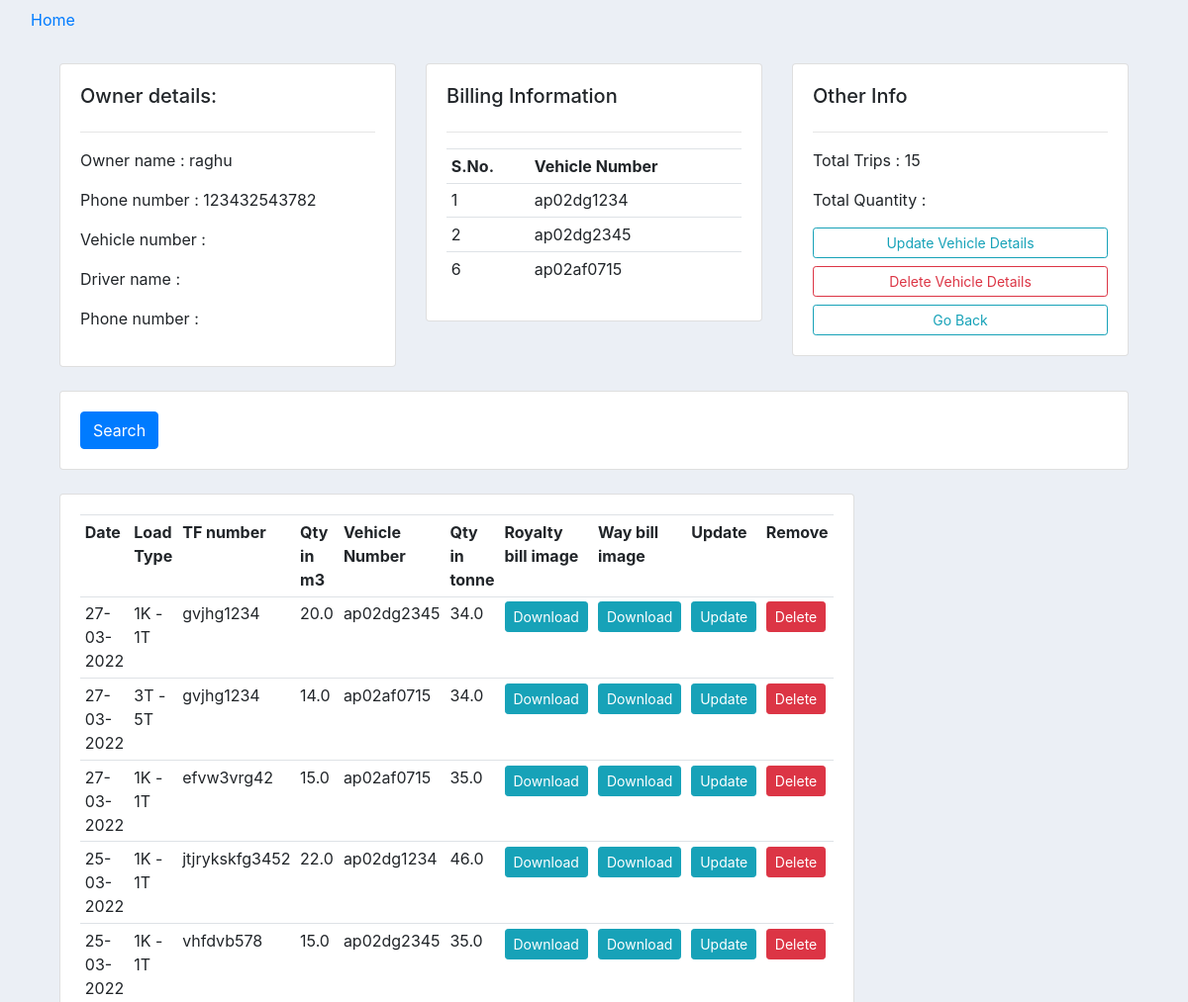
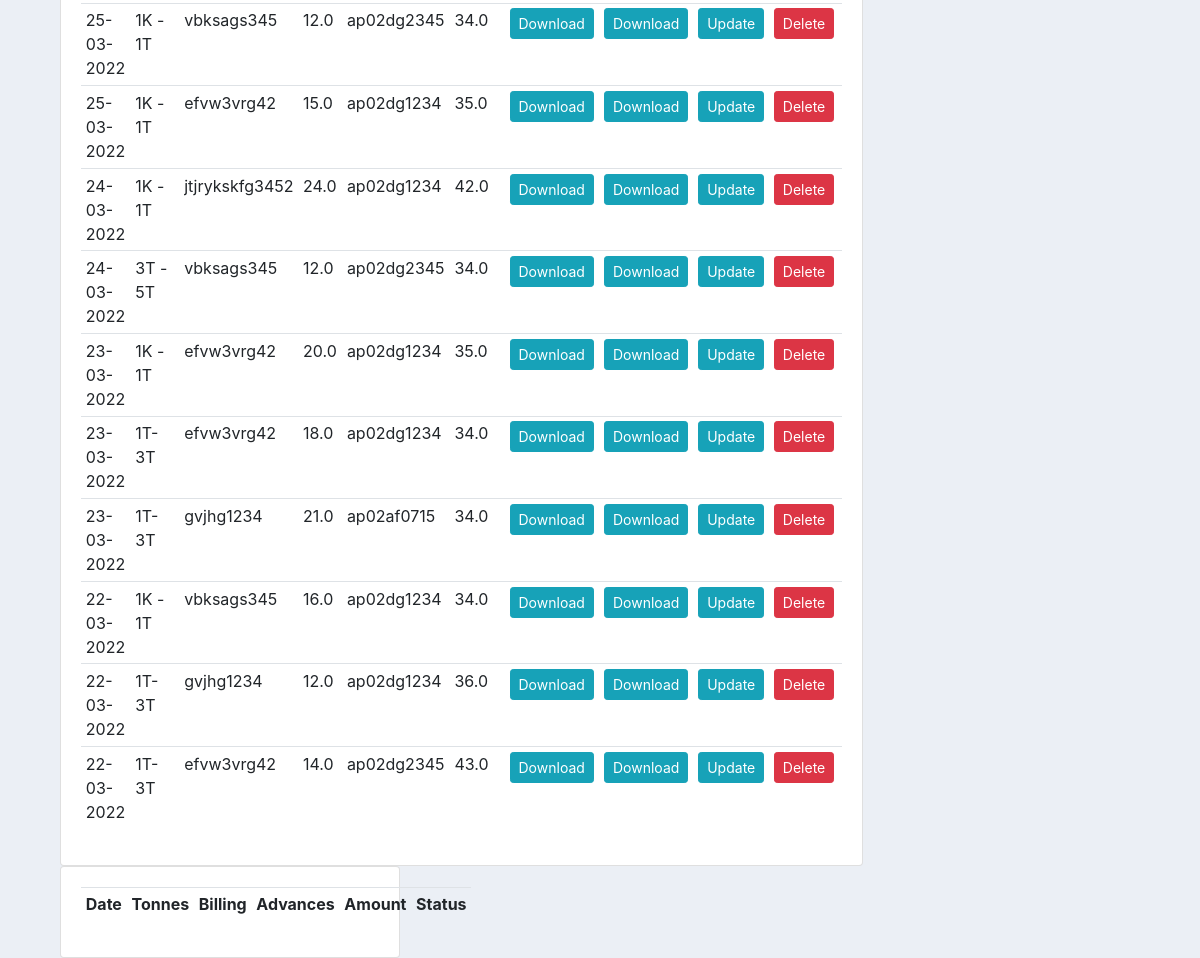
Page /owner_details/1/ (signed in) on the committed database (2 pictures, top to bottom).
### blog/models.py (models this page shows, shortened)
class TransporterDetails(models.Model):
    vehicle_owner_name = models.CharField(max_length=100, null=False, blank=False)
    phoneNumberRegex = RegexValidator(regex = r"^\+?1?\d{8,15}$")
    owner_phone_number = models.CharField(validators = [phoneNumberRegex], max_length = 16, null=False, blank=False)
    rate_per_tonne = models.CharField(max_length=200, null=True, blank=True)

class VehicleDetails(models.Model):
    vehicle_number = models.CharField(max_length=10, null=False, blank=False)
    owner_name = models.ForeignKey(TransporterDetails, on_delete=models.SET_NULL, null=True, blank=False)
    phoneNumberRegex = RegexValidator(regex = r"^\+?1?\d{8,15}$")
    driver_name = models.CharField(max_length=200, null=True, blank=True)
    driver_phone_number = models.CharField(validators = [phoneNumberRegex], max_length = 16, null=True, blank=True)
    driver_name2 = models.CharField(max_length=200, null=True, blank=True)
    driver_phone_number2 = models.CharField(validators = [phoneNumberRegex], max_length = 16, null=True, blank=True)
    rate_per_tonne = models.CharField(max_length=200, null=False, blank=False)
    def __str__(self):
        return self.vehicle_number

class TripDetails(models.Model):
    company_name = models.ForeignKey(CompanyName, on_delete=models.SET_NULL, null=True, blank=False)
    trip_date = models.DateField(null=False, blank=False)
    load_type = models.ForeignKey(LoadType, on_delete=models.SET_NULL, null=True, blank=False)
    quarry_owner_name = models.ForeignKey(QuarryDetails, on_delete=models.SET_NULL, null=True, blank=False)
    tf_number = models.CharField(max_length=200, null=False, blank=False)
    qty_m3 = models.FloatField(null=False, blank=False)
    vehicle_number = models.ForeignKey(
        VehicleDetails , on_delete=models.SET_NULL, null=True, blank=False)
    qty_ton = models.FloatField(null=False, blank=False)
    royalty_image = models.ImageField(null=False, blank=False)
    waybill_image = models.ImageField(null=False, blank=False)

class LoadType(models.Model):
    load_type = models.CharField(max_length=100, null=False, blank=False)
    load_type_rate_per_tonne = models.FloatField(null=False, blank=True)
    def __str__(self):
        return self.load_type

### blog/views.py (the view)
# urls.py: path('owner_details/<str:pk_owner>/', views.ownerDetails, name="owner_details"),
@login_required(login_url='login')
def ownerDetails(request, pk_owner):
    owner_details = TransporterDetails.objects.get(id=pk_owner)
    vehicle_details = owner_details.vehicledetails_set.all()
    vehicles_count = vehicle_details.count()
    print(vehicles_count)
    if vehicles_count>0:
        for idx, vehicle_detail in enumerate(vehicle_details):
            if idx == 0:
                trip_details_union= vehicle_detail.tripdetails_set.all()
                trip_details_unions = trip_details_union
            elif idx>=0:
                trip_details = vehicle_detail.tripdetails_set.all()
                trip_details_union =trip_details_union.union(trip_details)
                trip_details_unions = trip_details_union
            trip_details_all = trip_details_unions.order_by('-trip_date')
        trips_count = trip_details_all.count()
    else:
        trip_details_all=[]
        trips_count=0
    context = {
        'owner_details': owner_details, 'vehicle_details':vehicle_details, 'vehicles_count':vehicles_count
        , 'trip_details_all':trip_details_all, 'trips_count':trips_count
    }
    return render(request, 'blog/owner_details.html',context)

### blog/templates/blog/owner_details.html (shortened to what this page needs)
{% load crispy_forms_tags %}
<!DOCTYPE html>
<html>
<head>
	<link rel="stylesheet" href="https://stackpath.bootstrapcdn.com/bootstrap/4.3.1/css/bootstrap.min.css">
</head>
<body>
	<div class="container-fluid">
		<a class="nav-item nav-link" href="{% url 'blog-home' %}">Home</a>
	</div>
<div class="container">
{% block content %}
<br>
<div class="container-fluid">
<div class="row">
	<div class="col-md">
		<div class="card card-body">
			<h5> Owner details: </h5>
			<hr>
			<p>Owner name : {{owner_details.vehicle_owner_name}}</p>
			<p>Phone number : {{owner_details.owner_phone_number}}</p>
			<p>Vehicle number : {{vehicle_details.vehicle_number}}</p>
			<p>Driver name : {{vehicle_details.driver_name}}</p>
			<p>Phone number : {{vehicle_details.driver_phonenumber}}</p>
		</div>
	</div>
	<div class="col-md">
		<div class="card card-body">
			<h5 >Billing Information</h5>
			<hr>
			<table class="table table-sm">
				<tr>
					<th>S.No.</th>
					<th>Vehicle Number</th>
				</tr>
				{% for vehicle_detail in vehicle_details %}
				<tr>
					<td>{{vehicle_detail.id}}</td>
					<td>{{vehicle_detail.vehicle_number}}</td>
				</tr>
				{% endfor %}
			</table>
		</div>
	</div>
	<div class="col-md">
		<div class="card card-body">
			<h5>Other Info</h5>
			<hr>
			<p>Total Trips : {{trips_count}}</p>
			<p>Total Quantity : </p>
			<a class="btn btn-outline-info  btn-sm btn-block" href="">Update Vehicle Details </a>
			<a class="btn btn-outline-danger  btn-sm btn-block" href="">Delete Vehicle Details </a>
			<a href="{% url 'dashboard' %}" class="btn btn-outline-info btn-sm btn-block">Go Back </a>
		</div>
	</div>
</div>
<br>
<div class="row">
	<div class="col">
		<div class="card card-body">
			<form method="get">
		    <button class="btn btn-primary" type="submit">Search</button>
		  </form>
		</div>
	</div>
</div>
<br>
<div class="row">
	<div class="col-md-9">
		<div class="card card-body">
			<table class="table table-sm">
				<tr>
					<th>Date</th>
					<th>Load Type</th>
					<th>TF number</th>
					<th>Qty in m3</th>
					<th>Vehicle Number</th>
					<th>Qty in tonne</th>
					<th>Royalty bill image</th>
					<th>Way bill image</th>
					<th>Update</th>
					<th>Remove</th>
				</tr>
				{% for trip_detail in trip_details_all %}
				<tr>
					<td>{{trip_detail.trip_date|date:"d-m-Y"}}</td>
					<td>{{trip_detail.load_type}}</td>
					<td>{{trip_detail.tf_number}}</td>
					<td>{{trip_detail.qty_m3}}</td>
					<td>{{trip_detail.vehicle_number}}</td>
					<td>{{trip_detail.qty_ton}}</td>
					<td><a class="btn btn-sm btn-info" href="{% url 'pdf_royalty_bill_image' trip_detail.id %}">Download</a></td>
					<td><a class="btn btn-sm btn-info" href="{% url 'pdf_way_bill_image' trip_detail.id %} ">Download</a></td>
					<td><a class="btn btn-sm btn-info" href="{% url 'updatetrip' trip_detail.id %}">Update</a></td>
					<td><a class="btn btn-sm btn-danger" href="{% url 'deletetrip' trip_detail.id %}">Delete</a></td>
				</tr>
				{% endfor %}
			</table>
		</div>
	</div>
	<div class="col-md-4">
		<div class="card card-body">
			<table class="table table-sm">
				<tr>
					<th>Date</th>
					<th>Tonnes</th>
					<th>Billing</th>
					<th>Advances</th>
					<th>Amount</th>
					<th>Status</th>
				</tr>
			</table>
		</div>
	</div>
</div>
</div>
</div>
{% endblock %}
</body>
</html>

### blog/templates/blog/owner_details.html (style rules this page uses)
body { background-color: #ebeff5; }

### rows in the picture
TransporterDetails: vehicle_owner_name "raghu", owner_phone_number "123432543782"
VehicleDetails: id "1", vehicle_number "ap02dg1234"
VehicleDetails: id "2", vehicle_number "ap02dg2345"
VehicleDetails: id "6", vehicle_number "ap02af0715"
TripDetails: trip_date "27-03-2022", load_type "1K - 1T", tf_number "gvjhg1234", qty_m3 "20.0", vehicle_number "ap02dg2345", qty_ton "34.0"
TripDetails: trip_date "27-03-2022", load_type "3T - 5T", tf_number "gvjhg1234", qty_m3 "14.0", vehicle_number "ap02af0715", qty_ton "34.0"
TripDetails: trip_date "27-03-2022", load_type "1K - 1T", tf_number "efvw3vrg42", qty_m3 "15.0", vehicle_number "ap02af0715", qty_ton "35.0"
TripDetails: trip_date "25-03-2022", load_type "1K - 1T", tf_number "jtjrykskfg3452", qty_m3 "22.0", vehicle_number "ap02dg1234", qty_ton "46.0"
TripDetails: trip_date "25-03-2022", load_type "1K - 1T", tf_number "vhfdvb578", qty_m3 "15.0", vehicle_number "ap02dg2345", qty_ton "35.0"
TripDetails: trip_date "25-03-2022", load_type "1K - 1T", tf_number "vbksags345", qty_m3 "12.0", vehicle_number "ap02dg2345", qty_ton "34.0"
TripDetails: trip_date "25-03-2022", load_type "1K - 1T", tf_number "efvw3vrg42", qty_m3 "15.0", vehicle_number "ap02dg1234", qty_ton "35.0"
TripDetails: trip_date "24-03-2022", load_type "1K - 1T", tf_number "jtjrykskfg3452", qty_m3 "24.0", vehicle_number "ap02dg1234", qty_ton "42.0"
TripDetails: trip_date "24-03-2022", load_type "3T - 5T", tf_number "vbksags345", qty_m3 "12.0", vehicle_number "ap02dg2345", qty_ton "34.0"
TripDetails: trip_date "23-03-2022", load_type "1K - 1T", tf_number "efvw3vrg42", qty_m3 "20.0", vehicle_number "ap02dg1234", qty_ton "35.0"
TripDetails: trip_date "23-03-2022", load_type "1T- 3T", tf_number "efvw3vrg42", qty_m3 "18.0", vehicle_number "ap02dg1234", qty_ton "34.0"
TripDetails: trip_date "23-03-2022", load_type "1T- 3T", tf_number "gvjhg1234", qty_m3 "21.0", vehicle_number "ap02af0715", qty_ton "34.0"
TripDetails: trip_date "22-03-2022", load_type "1K - 1T", tf_number "vbksags345", qty_m3 "16.0", vehicle_number "ap02dg1234", qty_ton "34.0"
TripDetails: trip_date "22-03-2022", load_type "1T- 3T", tf_number "gvjhg1234", qty_m3 "12.0", vehicle_number "ap02dg1234", qty_ton "36.0"
TripDetails: trip_date "22-03-2022", load_type "1T- 3T", tf_number "efvw3vrg42", qty_m3 "14.0", vehicle_number "ap02dg2345", qty_ton "43.0"

### other values in the picture
{{ trips_count }} "15"
